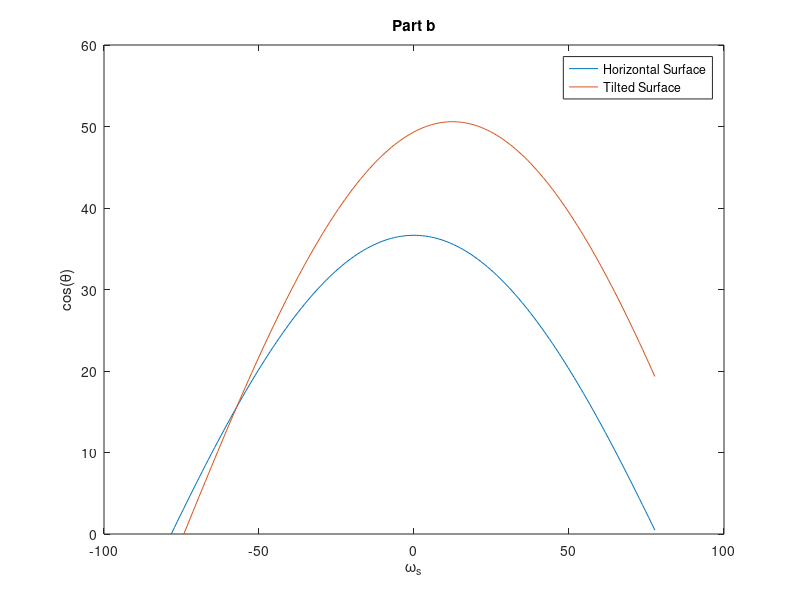

This chart was generated by the following MATLAB code:
%By Matheus Da Silva
%This will graph part b
w_s = acosd(-tand(-17.5165)*tand(32.7157));
w_s1 = -w_s;
x = w_s1:1:w_s; %calculates hour angle from sunrise to sunset
theta_z =(cosd(32.7157)*cosd(-17.5165)*cosd(x)+sind(32.7157)*sind(-17.5165));
theta_z = rad2deg(theta_z); %converts theta_z from radians to degrees
y = theta_z;

% Moving on to part C
w_s2 = w_s1:.25:w_s; %.25 is 15 degrees divided by 60 minutes
h_o = trapz(1367*(1+0.033*cosd((360*32)/365))*(cosd(32.7157)...
    *cosd(-17.5165)*cosd(w_s2)+sind(32.7157)*sind(-17.5165)));
h_o = h_o * 60; % Multiply by 60 to get from minutes to seconds
% Answer matches up with part a so we're good to go

%Beginning number 2

y1 = sind(-17.5165)*sind(32.7157)*cosd(25)-sind(-17.5165)*cosd(32.7157)*...
    sind(25)*cosd(30)+cosd(-17.5165)*cosd(32.7157)*cosd(25)*cosd(x)+cosd(-17.5165)...
    *sind(32.7157)*sind(25)*cosd(30)*cosd(x)+cosd(-17.5165)*sind(25)*sind(30)*sind(x);
y1 = rad2deg(y1);

%Part B, Now calculate sunset and sunsire angle for tilted surface
A = cosd(25)+tand(32.7157)*cosd(30)*sind(25);
B = cosd(w_s)*cosd(25)+tand(-17.5165)*sind(25)*cosd(30);
C = (sind(25)*sind(30))/cosd(32.7157);
sr = min(w_s,(acosd((A*B+C*sqrt(A^2-(B^2)+C^2))/(A^2+C^2))));
% Since A > B sr should be negative (sunrise)
sr = -sr;
ss = min(w_s,(acosd((A*B-C*sqrt(A^2-(B^2)+C^2))/(A^2+C^2))));
% Since A > B ss = 78.3026 (sunset)

%Now on to part C, calculating the h_o... let's name it h_ot
w_s3 = sr:.25:ss;
h_ot = trapz(1367*(1+0.033*cosd((360*32)/365))*(sind(-17.5165)*...
    sind(32.7157)*cosd(25)-sind(-17.5165)*cosd(32.7157)*...
    sind(25)*cosd(30)+cosd(-17.5165)*cosd(32.7157)*cosd(25)*...
    cosd(w_s3)+cosd(-17.5165)*sind(32.7157)*sind(25)*cosd(30)*...
    cosd(w_s3)+cosd(-17.5165)*sind(25)*sind(30)*sind(w_s3)));
h_ot = h_ot * 60;

%Now I'll do number 3
%Beginning with finding h_ophoenix
h_ophoenix = (24*3600*1367)/pi*(1+.033*cosd((360*47)/365))...
    *(cosd(33.4)*cosd(-13)*sind(acosd(-tand(33.4)*tand(-13)))+...
    (pi*acosd(-tand(33.4)*tand(-13)))/180*sind(33.4)*sind(-13));
%Now time for Fairbanks
h_ofairbanks = (24*3600*1367)/pi*(1+.033*cosd((360*47)/365))...
    *(cosd(64.8)*cosd(-13)*sind(acosd(-tand(64.8)*tand(-13)))+...
    (pi*acosd(-tand(64.8)*tand(-13)))/180*sind(64.8)*sind(-13));


figure 
plot(x,y,x,y1)
title('Part b')
ylabel('cos(\theta)')
ylim([0 60])
xlabel('\omega_s')
xlim([-100 100]) %Setting limit to specification on homework
legend('Horizontal Surface','Tilted Surface')


